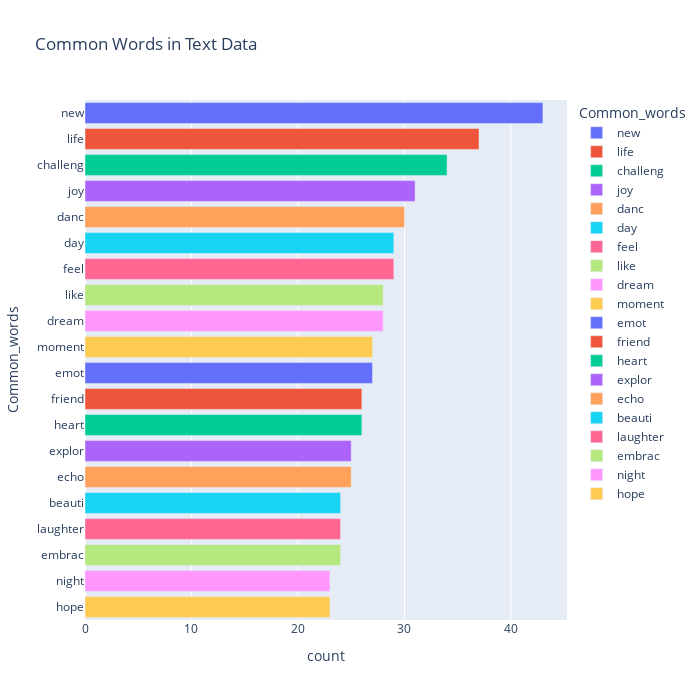

Notebook code cell kept with this figure:
### Code cell
data1['temp_list'] = data1['Clean_Text'].apply(lambda x: str(x).split())
top_words = Counter([item for sublist in data1['temp_list'] for item in sublist])
top_words_df = pd.DataFrame(top_words.most_common(20), columns=['Common_words', 'count'])

fig = px.bar(top_words_df,
            x="count",
            y="Common_words",
            title='Common Words in Text Data',
            orientation='h',
            width=700,
            height=700,
            color='Common_words')

fig.show()

### Figure 1 — Plotly figure (JSON) as saved in the notebook; plotly's stock layout.template omitted (floating-point values rounded to 4 significant figures)
{"data": [{"alignmentgroup": "True", "hovertemplate": "Common_words=%{y}<br>count=%{x}<extra></extra>", "legendgroup": "new", "marker": {"color": "#636efa", "pattern": {"shape": ""}}, "name": "new", "offsetgroup": "new", "orientation": "h", "showlegend": true, "textposition": "auto", "type": "bar", "x": [43], "xaxis": "x", "y": ["new"], "yaxis": "y"}, {"alignmentgroup": "True", "hovertemplate": "Common_words=%{y}<br>count=%{x}<extra></extra>", "legendgroup": "life", "marker": {"color": "#EF553B", "pattern": {"shape": ""}}, "name": "life", "offsetgroup": "life", "orientation": "h", "showlegend": true, "textposition": "auto", "type": "bar", "x": [37], "xaxis": "x", "y": ["life"], "yaxis": "y"}, {"alignmentgroup": "True", "hovertemplate": "Common_words=%{y}<br>count=%{x}<extra></extra>", "legendgroup": "challeng", "marker": {"color": "#00cc96", "pattern": {"shape": ""}}, "name": "challeng", "offsetgroup": "challeng", "orientation": "h", "showlegend": true, "textposition": "auto", "type": "bar", "x": [34], "xaxis": "x", "y": ["challeng"], "yaxis": "y"}, {"alignmentgroup": "True", "hovertemplate": "Common_words=%{y}<br>count=%{x}<extra></extra>", "legendgroup": "joy", "marker": {"color": "#ab63fa", "pattern": {"shape": ""}}, "name": "joy", "offsetgroup": "joy", "orientation": "h", "showlegend": true, "textposition": "auto", "type": "bar", "x": [31], "xaxis": "x", "y": ["joy"], "yaxis": "y"}, {"alignmentgroup": "True", "hovertemplate": "Common_words=%{y}<br>count=%{x}<extra></extra>", "legendgroup": "danc", "marker": {"color": "#FFA15A", "pattern": {"shape": ""}}, "name": "danc", "offsetgroup": "danc", "orientation": "h", "showlegend": true, "textposition": "auto", "type": "bar", "x": [30], "xaxis": "x", "y": ["danc"], "yaxis": "y"}, {"alignmentgroup": "True", "hovertemplate": "Common_words=%{y}<br>count=%{x}<extra></extra>", "legendgroup": "day", "marker": {"color": "#19d3f3", "pattern": {"shape": ""}}, "name": "day", "offsetgroup": "day", "orientation": "h", "showlegend": true, "textposition": "auto", "type": "bar", "x": [29], "xaxis": "x", "y": ["day"], "yaxis": "y"}, {"alignmentgroup": "True", "hovertemplate": "Common_words=%{y}<br>count=%{x}<extra></extra>", "legendgroup": "feel", "marker": {"color": "#FF6692", "pattern": {"shape": ""}}, "name": "feel", "offsetgroup": "feel", "orientation": "h", "showlegend": true, "textposition": "auto", "type": "bar", "x": [29], "xaxis": "x", "y": ["feel"], "yaxis": "y"}, {"alignmentgroup": "True", "hovertemplate": "Common_words=%{y}<br>count=%{x}<extra></extra>", "legendgroup": "like", "marker": {"color": "#B6E880", "pattern": {"shape": ""}}, "name": "like", "offsetgroup": "like", "orientation": "h", "showlegend": true, "textposition": "auto", "type": "bar", "x": [28], "xaxis": "x", "y": ["like"], "yaxis": "y"}, {"alignmentgroup": "True", "hovertemplate": "Common_words=%{y}<br>count=%{x}<extra></extra>", "legendgroup": "dream", "marker": {"color": "#FF97FF", "pattern": {"shape": ""}}, "name": "dream", "offsetgroup": "dream", "orientation": "h", "showlegend": true, "textposition": "auto", "type": "bar", "x": [28], "xaxis": "x", "y": ["dream"], "yaxis": "y"}, {"alignmentgroup": "True", "hovertemplate": "Common_words=%{y}<br>count=%{x}<extra></extra>", "legendgroup": "moment", "marker": {"color": "#FECB52", "pattern": {"shape": ""}}, "name": "moment", "offsetgroup": "moment", "orientation": "h", "showlegend": true, "textposition": "auto", "type": "bar", "x": [27], "xaxis": "x", "y": ["moment"], "yaxis": "y"}, {"alignmentgroup": "True", "hovertemplate": "Common_words=%{y}<br>count=%{x}<extra></extra>", "legendgroup": "emot", "marker": {"color": "#636efa", "pattern": {"shape": ""}}, "name": "emot", "offsetgroup": "emot", "orientation": "h", "showlegend": true, "textposition": "auto", "type": "bar", "x": [27], "xaxis": "x", "y": ["emot"], "yaxis": "y"}, {"alignmentgroup": "True", "hovertemplate": "Common_words=%{y}<br>count=%{x}<extra></extra>", "legendgroup": "friend", "marker": {"color": "#EF553B", "pattern": {"shape": ""}}, "name": "friend", "offsetgroup": "friend", "orientation": "h", "showlegend": true, "textposition": "auto", "type": "bar", "x": [26], "xaxis": "x", "y": ["friend"], "yaxis": "y"}, {"alignmentgroup": "True", "hovertemplate": "Common_words=%{y}<br>count=%{x}<extra></extra>", "legendgroup": "heart", "marker": {"color": "#00cc96", "pattern": {"shape": ""}}, "name": "heart", "offsetgroup": "heart", "orientation": "h", "showlegend": true, "textposition": "auto", "type": "bar", "x": [26], "xaxis": "x", "y": ["heart"], "yaxis": "y"}, {"alignmentgroup": "True", "hovertemplate": "Common_words=%{y}<br>count=%{x}<extra></extra>", "legendgroup": "explor", "marker": {"color": "#ab63fa", "pattern": {"shape": ""}}, "name": "explor", "offsetgroup": "explor", "orientation": "h", "showlegend": true, "textposition": "auto", "type": "bar", "x": [25], "xaxis": "x", "y": ["explor"], "yaxis": "y"}, {"alignmentgroup": "True", "hovertemplate": "Common_words=%{y}<br>count=%{x}<extra></extra>", "legendgroup": "echo", "marker": {"color": "#FFA15A", "pattern": {"shape": ""}}, "name": "echo", "offsetgroup": "echo", "orientation": "h", "showlegend": true, "textposition": "auto", "type": "bar", "x": [25], "xaxis": "x", "y": ["echo"], "yaxis": "y"}, {"alignmentgroup": "True", "hovertemplate": "Common_words=%{y}<br>count=%{x}<extra></extra>", "legendgroup": "beauti", "marker": {"color": "#19d3f3", "pattern": {"shape": ""}}, "name": "beauti", "offsetgroup": "beauti", "orientation": "h", "showlegend": true, "textposition": "auto", "type": "bar", "x": [24], "xaxis": "x", "y": ["beauti"], "yaxis": "y"}, {"alignmentgroup": "True", "hovertemplate": "Common_words=%{y}<br>count=%{x}<extra></extra>", "legendgroup": "laughter", "marker": {"color": "#FF6692", "pattern": {"shape": ""}}, "name": "laughter", "offsetgroup": "laughter", "orientation": "h", "showlegend": true, "textposition": "auto", "type": "bar", "x": [24], "xaxis": "x", "y": ["laughter"], "yaxis": "y"}, {"alignmentgroup": "True", "hovertemplate": "Common_words=%{y}<br>count=%{x}<extra></extra>", "legendgroup": "embrac", "marker": {"color": "#B6E880", "pattern": {"shape": ""}}, "name": "embrac", "offsetgroup": "embrac", "orientation": "h", "showlegend": true, "textposition": "auto", "type": "bar", "x": [24], "xaxis": "x", "y": ["embrac"], "yaxis": "y"}, {"alignmentgroup": "True", "hovertemplate": "Common_words=%{y}<br>count=%{x}<extra></extra>", "legendgroup": "night", "marker": {"color": "#FF97FF", "pattern": {"shape": ""}}, "name": "night", "offsetgroup": "night", "orientation": "h", "showlegend": true, "textposition": "auto", "type": "bar", "x": [23], "xaxis": "x", "y": ["night"], "yaxis": "y"}, {"alignmentgroup": "True", "hovertemplate": "Common_words=%{y}<br>count=%{x}<extra></extra>", "legendgroup": "hope", "marker": {"color": "#FECB52", "pattern": {"shape": ""}}, "name": "hope", "offsetgroup": "hope", "orientation": "h", "showlegend": true, "textposition": "auto", "type": "bar", "x": [23], "xaxis": "x", "y": ["hope"], "yaxis": "y"}], "layout": {"barmode": "relative", "height": 700, "legend": {"title": {"text": "Common_words"}, "tracegroupgap": 0}, "title": {"text": "Common Words in Text Data"}, "width": 700, "xaxis": {"anchor": "y", "domain": [0, 1], "title": {"text": "count"}}, "yaxis": {"anchor": "x", "categoryarray": ["hope", "night", "embrac", "laughter", "beauti", "echo", "explor", "heart", "friend", "emot", "moment", "dream", "like", "feel", "day", "danc", "joy", "challeng", "life", "new"], "categoryorder": "array", "domain": [0, 1], "title": {"text": "Common_words"}}}}
